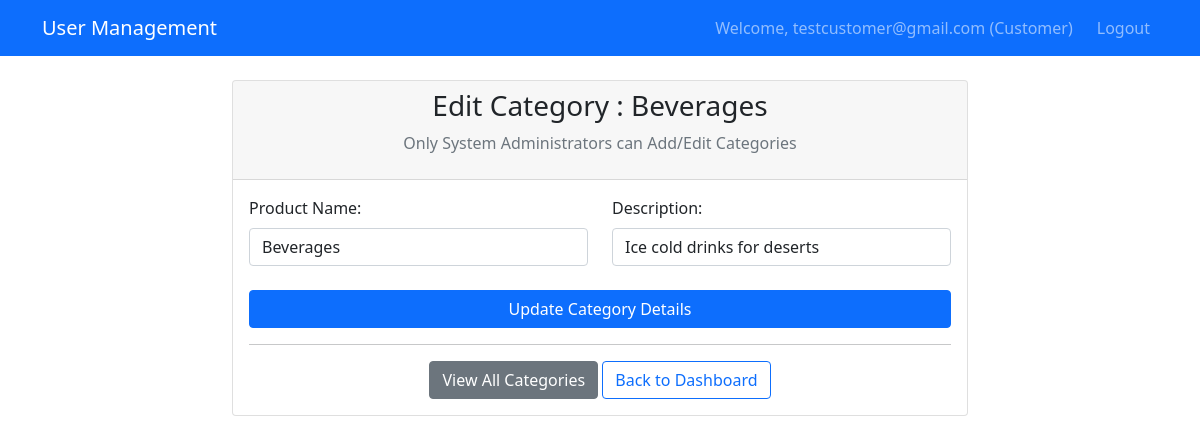
Screenshot of /products/category/edit/1/ (signed in) with the database file from the repository.
### accounts/models.py (models this page shows, shortened)
class CustomUser(AbstractUser):
    USER_ROLE_TYPE_CHOICES = (
        (1, 'SystAdmin'),
        (2, 'SalesRep'),
        (3, 'Customer'),
    )
    email = models.EmailField(unique=True)
    user_role = models.PositiveSmallIntegerField(choices=USER_ROLE_TYPE_CHOICES, default=1)
    created_at = models.DateTimeField(auto_now_add=True)
    updated_at = models.DateTimeField(auto_now=True)
    USERNAME_FIELD = 'email'
    REQUIRED_FIELDS = ['username']  # Remove 'email' from here since it's now the USERNAME_FIELD
    class Meta:
        db_table = 'users'

### products/models.py (models this page shows, shortened)
class Category(models.Model):
    name = models.CharField(max_length=100, unique=True)
    description = models.TextField()
    created_by = models.ForeignKey(CustomUser, on_delete=models.SET_NULL, null=True, blank=True)
    created_at = models.DateTimeField(auto_now_add=True)
    updated_at = models.DateTimeField(auto_now=True)
    class Meta:
        db_table = 'categories'

### products/views.py (the view)
# urls.py: path('category/edit/<int:pk>/', views.edit_category, name='edit_category'),
def edit_category(request, pk):
    category = get_object_or_404(Category, pk=pk)
    if request.method == 'POST':
        form = ProductCategoryForm(request.POST, instance=category)
        if form.is_valid():
            form.save()
            messages.success(request, 'Category details updated successfully')
            return redirect('list_category')
    else:
        form = ProductCategoryForm(instance=category)
    context = {
        'form': form,
        'category': category,
    }
    return render(request, 'products/category_form.html', context)

### products/forms.py
class ProductCategoryForm(forms.ModelForm):
    name = forms.CharField(widget=forms.TextInput(attrs={
        'class': 'form-control',
        'placeholder': 'Enter Product Name'
    }))
    description = forms.CharField(widget=forms.TextInput(attrs={
        'class': 'form-control',
        'placeholder': 'Enter Product Description'
    }))
    class Meta:
        model = Category
        fields = ['name', 'description']

### templates/products/category_form.html (shortened to what this page needs)
{% extends 'partials/base.html' %}
{% block content %}
<div class="row justify-content-center">
    <div class="col-md-8">
        <div class="card">
            <div class="card-header">
                <h3 class="text-center">
                    {% if category %}
                        Edit Category : {{ category.name }}
                    {% else %}
                        Create New Category
                    {% endif %}
                </h3>
                <p class="text-center text-muted">Only System Administrators can Add/Edit Categories</p>
            </div>
            <div class="card-body">
                <form method="post">
                    <div class="row">
                        <div class="col-md-6">
                            <div class="mb-3">
                                <label for="{{ form.name.id_for_label }}" class="form-label">Product Name:</label>
                                {{ form.name }}
                            </div>
                        </div>
                        <div class="col-md-6">
                            <div class="mb-3">
                                <label for="{{ form.description.id_for_label }}" class="form-label">Description:</label>
                                {{ form.description }}
                            </div>
                        </div>
                    </div>
                    <div class="d-grid mt-2">
                        <button type="submit" class="btn btn-primary">
                            {% if category %}
                                Update Category Details
                            {% else %}
                                Create Category
                            {% endif %}
                        </button>
                    </div>
                </form>
                <hr>
                <div class="text-center">
                    <a href="{% url 'list_category' %}" class="btn btn-secondary">View All Categories</a>
                    <a href="{% url 'admin_dashboard' %}" class="btn btn-outline-primary">Back to Dashboard</a>
                </div>
            </div>
        </div>
    </div>
</div>
{% endblock %}

### templates/partials/navbar.html
<nav class="navbar navbar-expand-lg navbar-dark bg-primary">
    <div class="container">
        <a class="navbar-brand" href="{% url 'dashboard' %}">User Management</a>
        <div class="navbar-nav ms-auto">
            {% if user.is_authenticated %}
                <span class="navbar-text me-3">
                    Welcome, {{ user.email }}
                    {% if user.user_role == 1 %}(Admin)
                    {% elif user.user_role == 2 %}(Sales Rep)
                    {% else %}(Customer){% endif %}
                </span>
                <a class="nav-link" href="{% url 'logout' %}">Logout</a>
            {% else %}
                <a class="nav-link" href="{% url 'login' %}">Login</a>
                <a class="nav-link" href="{% url 'customer_register' %}">Register</a>
            {% endif %}
        </div>
    </div>
</nav>

### templates/products/category_form.html (style rules this page uses)
.form-control { margin-bottom: 0.5rem; }

### rows the page displays
CustomUser: email "testcustomer@gmail.com"
Category: name "Beverages", description "Ice cold drinks for deserts"
